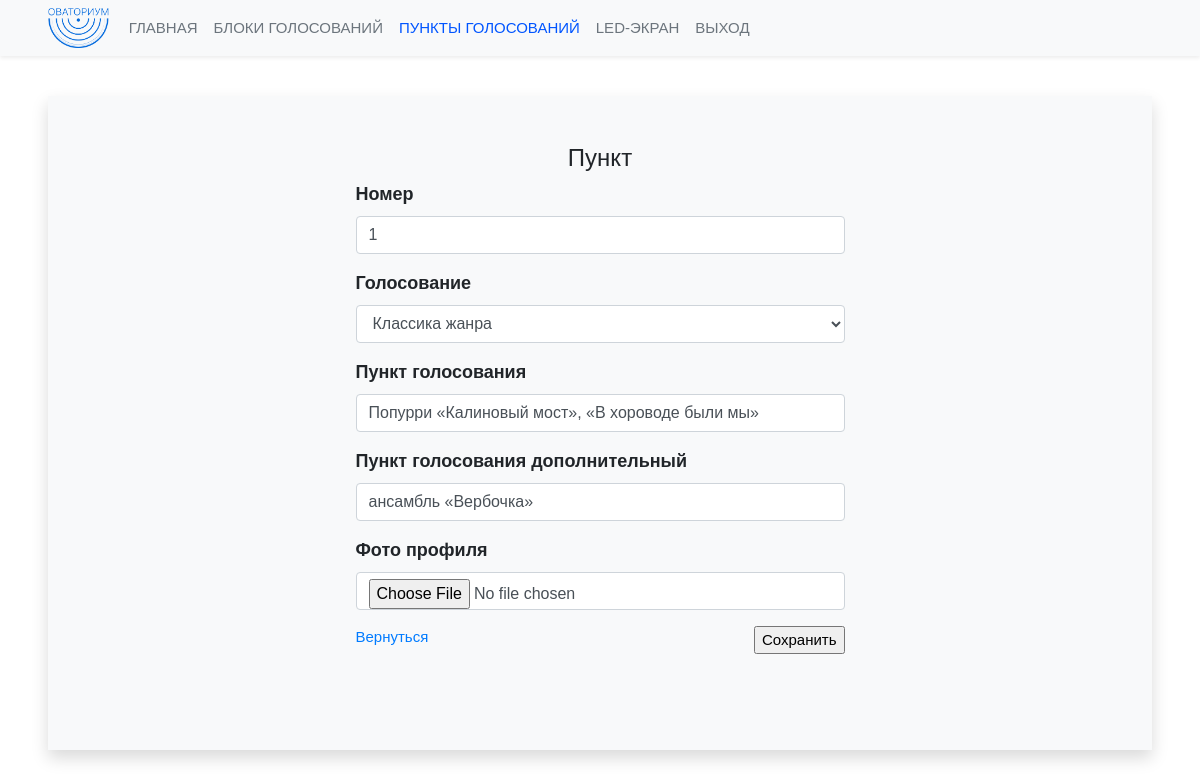
/publicvotes/edit_votepart/1 (signed in), run on the app's committed database.
### publicvotes/models.py (models this page shows, shortened)
class VotePart(models.Model):
	theme = models.ForeignKey(Theme, verbose_name="Голосование", on_delete=models.CASCADE, null=True, default=None, blank=True)
	name = models.CharField(verbose_name="Пункт голосования", max_length=250, blank=True)
	sub_name = models.CharField(verbose_name="Пункт голосования дополнительный", max_length=250, blank=True)
	number = models.DecimalField(verbose_name="Номер", max_digits=2, decimal_places=0, default=1, blank=False)
	photo = models.ImageField(verbose_name='Фото профиля', blank=True, null=True, upload_to = make_upload_path)
	class Meta:
		ordering = ['theme__title']
		verbose_name='Пункт голосования'
		verbose_name_plural='Пункты голосований'

### publicvotes/views.py (the view, shortened to what this page needs)
# urls.py: path('edit_votepart/<int:pk>', edit_votepart, name = 'edit_votepart'),
@login_required(login_url='/login/')
def edit_votepart(request, pk = None):
	if not request.user.profile.admin_access:
		return redirect('home')
	votepart = VotePart.objects.filter(pk = pk).first()
	if not votepart:
		return redirect('publicvotes:voteparts')
	form = VotePartForm(instance=votepart, label_suffix='')
	args = {
		'menu': 'subblocks',
		'votepart': votepart,
		'form': form,
	}
	return render(request, 'publicvotes/edit_votepart.html', args)

### publicvotes/forms.py
class VotePartForm(forms.ModelForm):
	class Meta:
		model = VotePart
		fields = ('number', 'theme', 'name', 'sub_name', 'photo')
	def __init__(self, *args, **kwargs):
		super().__init__(*args, **kwargs)
		for field in self.fields:
			self.fields[field].widget.attrs.update({'class': 'form-control', 'autocomplete':'false'})
			if field == 'photo':
				self.fields[field].required=False
			else:
				self.fields[field].required=True

### publicvotes/models.py (called while the page is built)
	def __str__(self):
		return self.title

### vote/utils.py (called while the page is built)
def base_context(request):
	protocol = 'http://'
	if request.is_secure():
		protocol = 'https://'
	no_user = protocol + str(get_current_site(request)) + settings.STATIC_URL + 'img/no-user.jpg'
	no_image = protocol + str(get_current_site(request)) + settings.STATIC_URL + 'img/no-image.png'
	cookie_flag = True
	if "coockes" in request.session:
		cookie_flag = False
		if request.user.is_authenticated:
			if request.session['coockes'] == '1' and not request.user.profile.cookies_agree:
				request.user.profile.cookies_agree = True
				request.user.profile.save()
	else:
		if request.user.is_authenticated:
			if request.user.profile.cookies_agree:
				cookie_flag = False
				request.session['coockes'] = '1'
	args = {
		'cookie_flag': cookie_flag,
		'no_user': no_user,
		'no_image': no_image,
	}
	return args

### publicvotes/templates/publicvotes/edit_votepart.html (shortened to what this page needs)
{% extends 'base.html' %}
{% load static %}
{% block content %}
	<h4 class="display-5 text-center mt-5 mt-md-0">Пункт <b>{{ section }}</b></h4>
	<div class="row">
		<div class="col-md-6 mx-auto mb-5">
			<form action="" method="post" , autocomplete="false" enctype="multipart/form-data">  {% csrf_token %}
				{{form.as_p}}
				<div class="row align-middle">
					<div class="col-6 text-left">
						<a href="{% url 'publicvotes:voteparts' %}">Вернуться</a>
					</div>
					<div class="col-6 text-right">
						<input type="submit" value="Сохранить">
					</div>
				</div>
				</div>
		</div>
	</div>
{% endblock %}

### static/css/style.css (style rules this page uses)
body { font-family: 'Montserrat', sans-serif; font-style: normal; font-size: 15px !important; }
label { font-size: 120%; font-weight: bold; }

### data on the page
VotePart: number "1", theme "Классика жанра", name "Попурри «Калиновый мост», «В хороводе были мы»", sub_name "ансамбль «Вербочка»"
